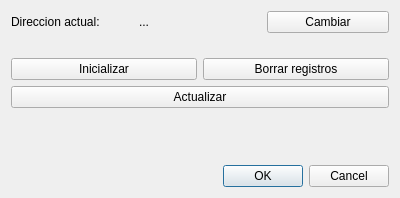
<?xml version="1.0" encoding="UTF-8"?>
<ui version="4.0">
 <class>configDialog</class>
 <widget class="QDialog" name="configDialog">
  <property name="geometry">
   <rect>
    <x>0</x>
    <y>0</y>
    <width>400</width>
    <height>198</height>
   </rect>
  </property>
  <property name="windowTitle">
   <string>Configuracion</string>
  </property>
  <layout class="QVBoxLayout" name="verticalLayout">
   <item>
    <layout class="QGridLayout" name="gridLayout">
     <item row="0" column="0">
      <widget class="QLabel" name="label">
       <property name="text">
        <string>Direccion actual:</string>
       </property>
      </widget>
     </item>
     <item row="0" column="1">
      <widget class="QLabel" name="database_path">
       <property name="text">
        <string>...</string>
       </property>
      </widget>
     </item>
     <item row="0" column="2">
      <widget class="QPushButton" name="changeDB">
       <property name="text">
        <string>Cambiar</string>
       </property>
      </widget>
     </item>
    </layout>
   </item>
   <item>
    <layout class="QHBoxLayout" name="horizontalLayout">
     <property name="topMargin">
      <number>19</number>
     </property>
     <item>
      <widget class="QPushButton" name="init">
       <property name="text">
        <string>Inicializar</string>
       </property>
      </widget>
     </item>
     <item>
      <widget class="QPushButton" name="erase">
       <property name="text">
        <string>Borrar registros</string>
       </property>
      </widget>
     </item>
    </layout>
   </item>
   <item>
    <layout class="QHBoxLayout" name="horizontalLayout_2">
     <property name="topMargin">
      <number>0</number>
     </property>
     <item>
      <widget class="QPushButton" name="qupdate">
       <property name="minimumSize">
        <size>
         <width>171</width>
         <height>0</height>
        </size>
       </property>
       <property name="text">
        <string>Actualizar</string>
       </property>
      </widget>
     </item>
    </layout>
   </item>
   <item>
    <spacer name="verticalSpacer">
     <property name="orientation">
      <enum>Qt::Vertical</enum>
     </property>
     <property name="sizeHint" stdset="0">
      <size>
       <width>20</width>
       <height>40</height>
      </size>
     </property>
    </spacer>
   </item>
   <item>
    <widget class="QDialogButtonBox" name="buttonBox">
     <property name="orientation">
      <enum>Qt::Horizontal</enum>
     </property>
     <property name="standardButtons">
      <set>QDialogButtonBox::Cancel|QDialogButtonBox::Ok</set>
     </property>
    </widget>
   </item>
  </layout>
 </widget>
 <resources/>
 <connections>
  <connection>
   <sender>buttonBox</sender>
   <signal>accepted()</signal>
   <receiver>configDialog</receiver>
   <slot>accept()</slot>
   <hints>
    <hint type="sourcelabel">
     <x>227</x>
     <y>175</y>
    </hint>
    <hint type="destinationlabel">
     <x>157</x>
     <y>184</y>
    </hint>
   </hints>
  </connection>
  <connection>
   <sender>buttonBox</sender>
   <signal>rejected()</signal>
   <receiver>configDialog</receiver>
   <slot>reject()</slot>
   <hints>
    <hint type="sourcelabel">
     <x>295</x>
     <y>175</y>
    </hint>
    <hint type="destinationlabel">
     <x>286</x>
     <y>184</y>
    </hint>
   </hints>
  </connection>
 </connections>
</ui>
